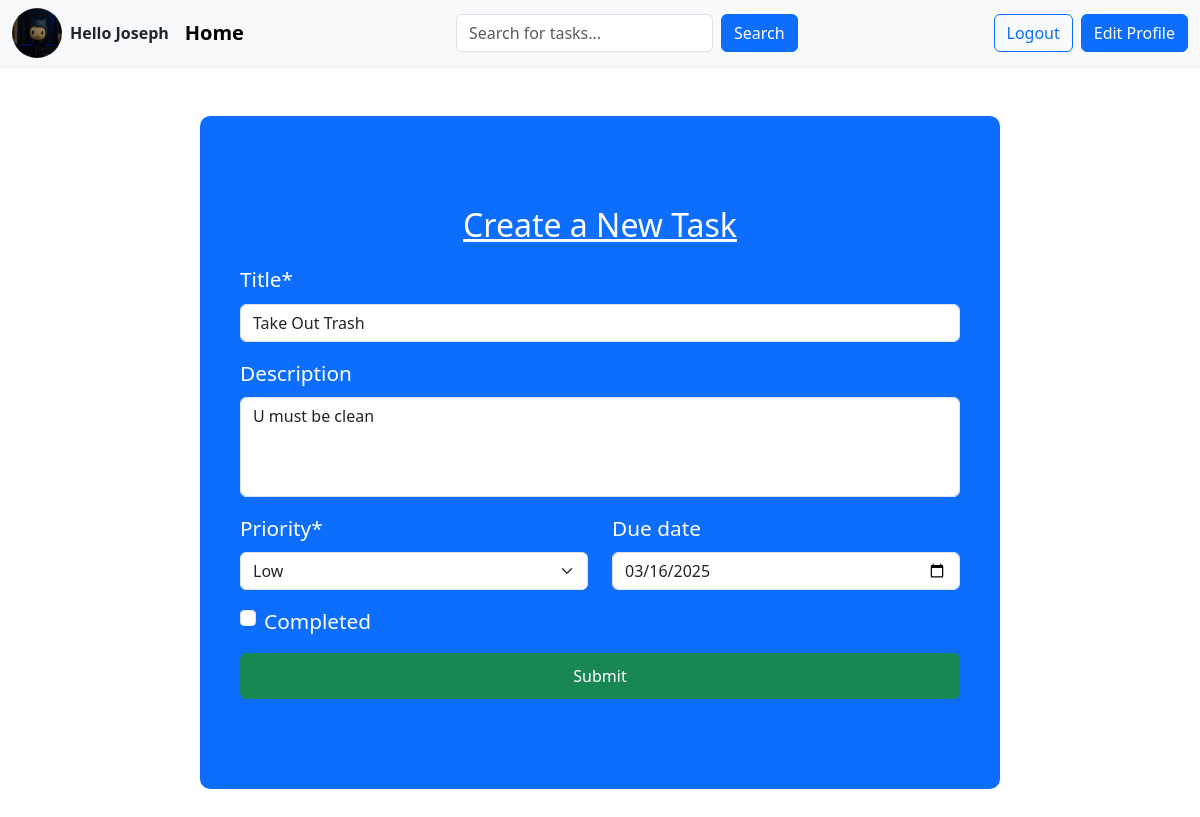
Page /edit-task/11/ (signed in) on the committed database.
### base/models.py (models this page shows, shortened)
class User(AbstractUser):
    name = models.CharField(max_length=200,null=True)
    email = models.EmailField(unique=True,null=True)
    avatar= models.ImageField(null=True,default='default.png')
    USERNAME_FIELD = 'email'
    REQUIRED_FIELDS = []

class Task(models.Model):
    title = models.CharField(max_length=200,null=True)
    description = models.TextField(null=True,blank=True)
    user = models.ForeignKey(User,on_delete= models.CASCADE)
    completed = models.BooleanField(default=False)
    created = models.DateTimeField(auto_now_add=True)
    updated = models.DateTimeField(auto_now=True)
    PRIORITY_CHOICES = [
    ("HIGH","High"),
    ("MEDIUM","Medium"),
    ("LOW","Low")
   ]
    priority = models.CharField(max_length=100,choices = PRIORITY_CHOICES)
    due_date = models.DateField(null=True,blank=True)
    class Meta:
        ordering = ['-updated','-created']

### base/views.py (the view, shortened to what this page needs)
# urls.py: path('edit-task/<int:pk>/',views.edit_task,name="edit-task"),
def edit_task(request, pk):
    task = Task.objects.get(id=pk)
    form = TaskForm(instance=task)
    context = {"form": form}
    return render(request, 'base/create_task.html', context)

### base/forms.py
class TaskForm(ModelForm):
    class Meta:
        model = Task
        fields = ['title', 'description', 'priority', 'due_date', 'completed']
        widgets = {
            'due_date':forms.DateInput(attrs={'type':'date'})
        }

### base/templates/base/create_task.html (shortened to what this page needs)
{% extends 'main.html' %}
{% block content %}
{% load crispy_forms_tags %}
<div class="form-container bg-primary">
    <div class="form-container">
        <h2 class="text-white text-decoration-underline">Create a New Task</h2>
        <form action="" method="post">
            <div class="row">
                <div class="col-md-12">
                    {{ form.title|as_crispy_field }}
                </div>
            </div>
            <div class="row">
                <div class="col-md-12">
                    {{ form.description|as_crispy_field }}
                </div>
            </div>
            <div class="row">
                <div class="col-md-6">
                    {{ form.priority|as_crispy_field }}
                </div>
                <div class="col-md-6">
                    {{ form.due_date|as_crispy_field }}
                </div>
            </div>
            <div class="row">
                <div class="col-md-12">
                    {{ form.completed|as_crispy_field }}
                </div>
            </div>
            <button type="submit" class="btn btn-success">Submit</button>
        </form>
    </div>
</div>
{% endblock %}

### templates/main.html (shortened to what this page needs)
<!DOCTYPE html>
{% load static %}
<html lang="en">
<head>
    <link href="https://cdn.jsdelivr.net/npm/bootstrap@5.3.3/dist/css/bootstrap.min.css" rel="stylesheet">
    <link rel="stylesheet" href="{% static 'css/style.css' %}">
</head>
<body><nav class="navbar navbar-expand-lg navbar-light bg-light shadow-sm">
<div class="container-fluid">
    <div class="d-flex align-items-center me-3">
        {% if request.user.is_authenticated %}
            <img class="rounded-circle me-2" src="{{request.user.avatar.url}}" alt="profile-pic" width="50" height="50">
            <span class="fw-bold">Hello {{user.username}}</span>
        {% else %}
            <span class="navbar-brand fw-bold">Task Tracker</span>
        {% endif %}
    </div>
    <a class="navbar-brand fw-bold" href="/">Home</a>
    <div class="mx-auto" style="max-width: 500px;">
        <form class="d-flex" method="get" role="search" action="{% url 'home'%}">
            <input class="form-control me-2" name="q" type="search" placeholder="Search for tasks..." aria-label="Search" value="{{ request.GET.q }}">
            <button class="btn btn-primary" type="submit">Search</button>
        </form>
    </div>
    <div class="d-flex gap-2">
        {% if request.user.is_authenticated %}
            <a href="{% url 'logout' %}" class="btn btn-outline-primary">Logout</a>
            <a href="{% url 'edit-profile' %}" class="btn btn-primary">Edit Profile</a>
        {% else %}
            <a href="{% url 'login' %}" class="btn btn-outline-primary">Login</a>
            <a href="{% url 'register' %}" class="btn btn-primary">Sign Up</a>
        {% endif %}
    </div>
</div>
</nav>
    <main class="container mt-4">
        {% block content %}
        {% endblock %}
    </main>
</body>
</html>

### static/css/style.css (style rules this page uses)
html, body { margin: 0; padding: 0; overflow-x: hidden; }

### base/templates/base/create_task.html (style rules this page uses)
.form-container { max-width: 800px; margin: 50px auto; padding: 20px; border-radius: 10px; color: #fff; }
.form-container h2 { text-align: center; margin-bottom: 20px; color: #333; }
.form-container .btn-success { width: 100%; padding: 10px; font-size: 16px; }
textarea { resize: none; height: 100px; width: 100%; }
label { font-size: 1.3rem; }

### rows in the picture
User: user.avatar (picture), username "Joseph"
Task: title "Take Out Trash", description "U must be clean", priority "Low", due_date "03/16/2025"
